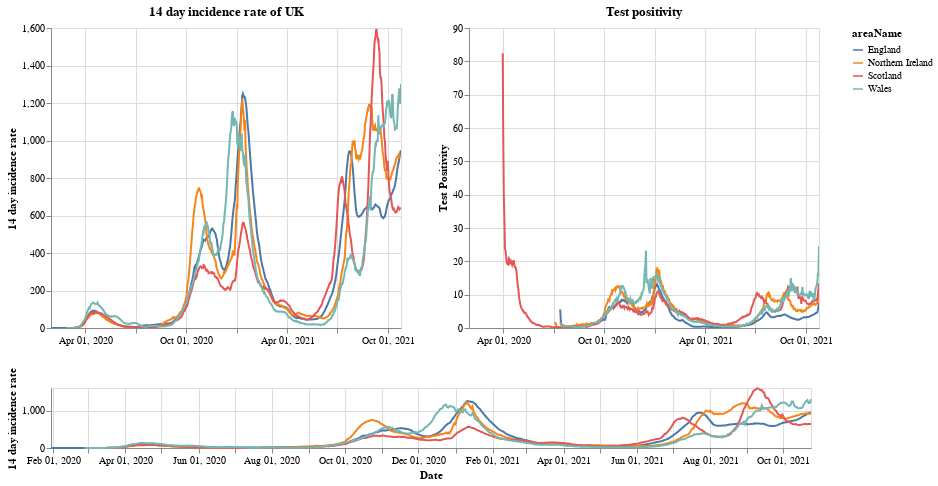

Here is the notebook cell this chart was saved with:
### Markdown cell above
# Plots

First a plot with each country in the UK. The top right shows the positivity rate for (which is the percentage of registered tests which were positive) while the top left is the 14 day incidence rate. The bottom chart can be used to select the timeframe (does not work on a mobile device).

### Code cell
#collapse
brush = alt.selection(type='interval', name='DateBrush',encodings=['x'],fields=['Time'])
leg_selection = alt.selection_multi(fields=['areaName'], bind='legend')

base = alt.Chart(uk_cases).mark_line().encode(
    x=alt.X("yearmonthdate(date):T", axis=alt.Axis(title='Date')),
    y=alt.Y("twoWeeklyCasesRate:Q", axis=alt.Axis(title='14 day incidence rate')),
    tooltip=['areaName', 'date','twoWeeklyCasesRate', 'testPositivity'],
    color='areaName',
    opacity=alt.condition(leg_selection, alt.value(2), alt.value(0.1))
).add_selection(leg_selection).properties(width=350)

upper = base.encode(alt.X('yearmonthdate(date):T', axis=alt.Axis(title=''),
                         scale=alt.Scale(domain=brush))
                   ).properties(title=f'14 day incidence rate of UK')
upper_right = upper.encode(alt.Y('testPositivity:Q', axis=alt.Axis(title='Test Positivity'))).properties(title='Test positivity')
lower = base.properties(height=60, width = 760).add_selection(brush)

(upper | upper_right) & lower

### Figure 1 — Vega-Lite specification as saved in the notebook (floating-point values rounded to 4 significant figures; data arrays with more than 128 entries replaced by an {"elided": "..."} marker saying what was removed)
{"config": {"view": {"continuousWidth": 400, "continuousHeight": 300}}, "vconcat": [{"hconcat": [{"mark": "line", "encoding": {"color": {"type": "nominal", "field": "areaName"}, "opacity": {"condition": {"value": 2, "selection": "selector001"}, "value": 0.1}, "tooltip": [{"type": "nominal", "field": "areaName"}, {"type": "temporal", "field": "date"}, {"type": "quantitative", "field": "twoWeeklyCasesRate"}, {"type": "quantitative", "field": "testPositivity"}], "x": {"type": "temporal", "axis": {"title": ""}, "field": "date", "scale": {"domain": {"selection": "DateBrush"}}, "timeUnit": "yearmonthdate"}, "y": {"type": "quantitative", "axis": {"title": "14 day incidence rate"}, "field": "twoWeeklyCasesRate"}}, "selection": {"selector001": {"type": "multi", "fields": ["areaName"], "bind": "legend"}}, "title": "14 day incidence rate of UK", "width": 350}, {"mark": "line", "encoding": {"color": {"type": "nominal", "field": "areaName"}, "opacity": {"condition": {"value": 2, "selection": "selector001"}, "value": 0.1}, "tooltip": [{"type": "nominal", "field": "areaName"}, {"type": "temporal", "field": "date"}, {"type": "quantitative", "field": "twoWeeklyCasesRate"}, {"type": "quantitative", "field": "testPositivity"}], "x": {"type": "temporal", "axis": {"title": ""}, "field": "date", "scale": {"domain": {"selection": "DateBrush"}}, "timeUnit": "yearmonthdate"}, "y": {"type": "quantitative", "axis": {"title": "Test Positivity"}, "field": "testPositivity"}}, "selection": {"selector001": {"type": "multi", "fields": ["areaName"], "bind": "legend"}}, "title": "Test positivity", "width": 350}]}, {"mark": "line", "encoding": {"color": {"type": "nominal", "field": "areaName"}, "opacity": {"condition": {"value": 2, "selection": "selector001"}, "value": 0.1}, "tooltip": [{"type": "nominal", "field": "areaName"}, {"type": "temporal", "field": "date"}, {"type": "quantitative", "field": "twoWeeklyCasesRate"}, {"type": "quantitative", "field": "testPositivity"}], "x": {"type": "temporal", "axis": {"title": "Date"}, "field": "date", "timeUnit": "yearmonthdate"}, "y": {"type": "quantitative", "axis": {"title": "14 day incidence rate"}, "field": "twoWeeklyCasesRate"}}, "height": 60, "selection": {"selector001": {"type": "multi", "fields": ["areaName"], "bind": "legend"}, "DateBrush": {"type": "interval", "encodings": ["x"], "fields": ["Time"]}}, "width": 760}], "data": {"name": "data-9dcbcf2191462ced84b5b1e7d058a193"}, "$schema": "https://vega.github.io/schema/vega-lite/v4.8.1.json", "datasets": {"data-9dcbcf2191462ced84b5b1e7d058a193": {"elided": "2444 records"}}}
